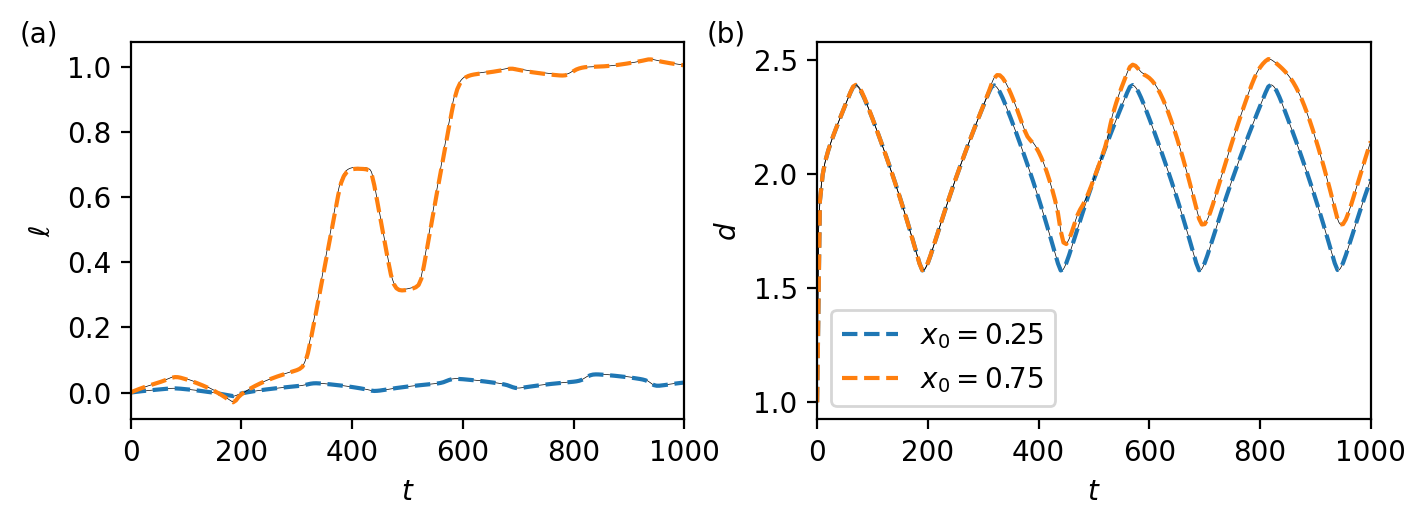

This figure's Python source:
# -*- coding: utf-8 -*-
"""
Data generation for Figure 07
"""
import sys
sys.path.append("../main/")
from ODEdrop2D import *
from pdeloader import *
from matplotlib.gridspec import GridSpec
from scipy.io import loadmat
from mpl_toolkits.axes_grid1.inset_locator import inset_axes
from matplotlib.patches import Rectangle

def q(t,x):
    S = 20
    return np.exp(-S*(x-xo)**2)
    

def V(t):
    return  Vperiodic(t,m=20,p=250,Vavg=3,Vamp=1.25)

g = lambda x: 1 + .1*np.tanh(5*np.cos(np.pi*x))

# Solve the ODE problem
drop = ODEdrop2D(ic=(1,-1),t_end=1000,het=g,V=V,flux=q)
t = np.linspace(0,1000,201)

fig = plt.figure(figsize=(8,2.5))
gs = GridSpec(1, 2, figure=fig,wspace=0.24)
ax0 = fig.add_subplot(gs[0],adjustable='box')
ax1 = fig.add_subplot(gs[1],adjustable='box')


for xo in [0.25,0.75]:
    t_pde, d_pde, l_pde = pdeloader("Figure07_PDE_0{0}.mat".format(int(100*xo)))
    
    drop.solve()
    ab  = drop.evaluate(t)
    d = 0.5*(ab[0]-ab[1])
    l = 0.5*(ab[0]+ab[1])

    
    ax0.plot(t_pde[::5],l_pde[::5],'k',lw=0.25)
    ax1.plot(t_pde[::5],d_pde[::5],'k',lw=0.25)
    ax1.plot(t,d,'--',label='$x_0={0}$'.format(xo))
    ax0.plot(t,l,'--')
   
ax1.legend()

for ax,ylab,label in zip([ax0,ax1],['$\\ell$','$d$'],['a','b']):
    ax.set_xlim((0,1000))
    ax.set_xlabel('$t$')
    ax.set_ylabel(ylab)
    ax.text(-200,ax.get_ylim()[1],'({0})'.format(label))

plt.savefig('Figure07.png', bbox_inches='tight',dpi=200)